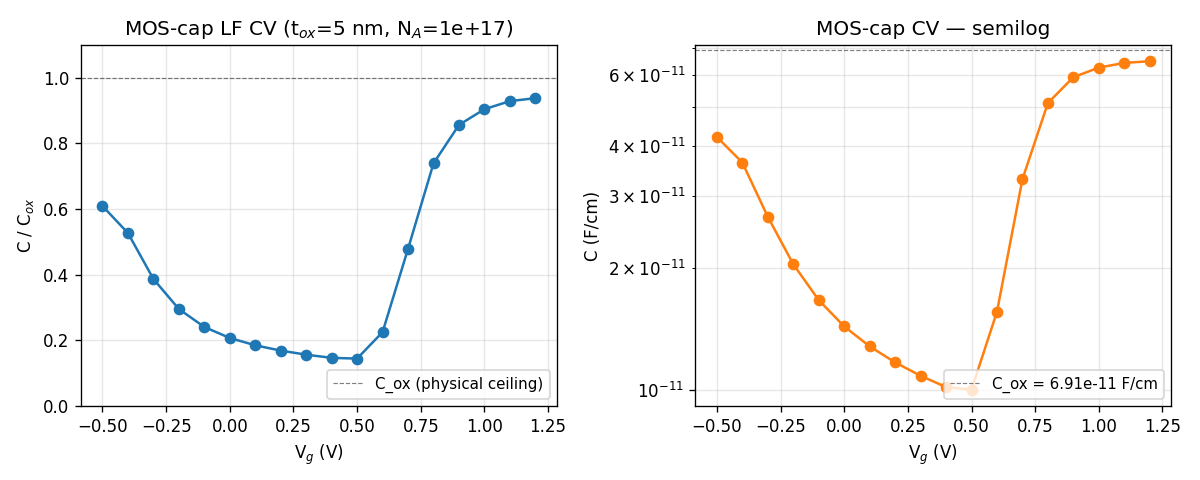

Generate this figure with Python:
"""
Example 03 — MOS capacitor CV sweep (quasi-static / low-frequency).

Baseline geometry: p-Si body (Na = 1e17) / 5 nm SiO2 / metal gate.
Sweeps Vg from -0.5 V to +1.2 V and computes capacitance via DeviceSolver.cv_sweep()
(charge integration + central-difference dQ/dV).

Produces:
  - a Vg vs C table on stdout
  - examples/03_mos_cv.png with (a) linear C-Vg, (b) log-scale C-Vg

Run:
    python examples/03_mos_cv.py
"""
from __future__ import annotations
import numpy as np
from opentcad.device.solver import DeviceSolver
from opentcad.geometry.formats import Material
from opentcad.geometry.structure import Structure
from opentcad.materials.database import load_material


N_A = 1e17
T_OX_UM = 0.005          # 5 nm
WIDTH_UM = 1.0
EPS_OX_R = 3.9
EPS_0_F_CM = 8.854e-14
C_OX = EPS_OX_R * EPS_0_F_CM / (T_OX_UM * 1e-4) * (WIDTH_UM * 1e-4)


def build_mos_cap():
    return (Structure(width_um=WIDTH_UM, name="mos_cap_cv")
            .add_substrate("p_body", 0.5, Material.SI, doping_Na=N_A)
            .add_layer("oxide", T_OX_UM, Material.SIO2)
            .add_contact("body", 0.0, WIDTH_UM, "p_body", surface="bottom")
            .add_contact("gate", 0.0, WIDTH_UM, "oxide", surface="top"))


def main():
    print("Building structure + mesh...")
    mf = build_mos_cap().to_meshfield(mesh_size_um=0.02)
    print(f"  mesh: {mf.n_cells} triangles, {mf.n_points} nodes")
    print(f"  expected C_ox: {C_OX:.3e} F/cm")

    print("\nRunning quasi-static CV sweep...")
    solver = DeviceSolver(mf, {"Silicon": load_material("Si"),
                               "SiO2":    load_material("SiO2")})
    V, C = solver.cv_sweep("gate", "body", -0.5, +1.2, 0.1)
    V = np.asarray(V); C = np.asarray(C)

    print(f"\n  {'Vg (V)':>8}  {'C (F/cm)':>14}  {'C/C_ox':>7}")
    for v, c in zip(V, C):
        print(f"  {v:+8.3f}  {c:14.3e}  {c/C_OX:7.3f}")

    try:
        import matplotlib.pyplot as plt
    except ImportError:
        print("\n  (matplotlib not installed - skipping plot)")
        return

    fig, axes = plt.subplots(1, 2, figsize=(10, 4))

    axes[0].plot(V, C / C_OX, "o-", color="tab:blue")
    axes[0].axhline(1.0, color="k", ls="--", lw=0.7, alpha=0.5,
                    label="C_ox (physical ceiling)")
    axes[0].set_xlabel("V$_g$ (V)")
    axes[0].set_ylabel("C / C$_{ox}$")
    axes[0].set_title(f"MOS-cap LF CV (t$_{{ox}}$={T_OX_UM*1000:.0f} nm, "
                       f"N$_A$={N_A:.0e})")
    axes[0].grid(True, alpha=0.3)
    axes[0].legend(loc="lower right", fontsize=9)
    axes[0].set_ylim(0, 1.1)

    axes[1].semilogy(V, C, "o-", color="tab:orange")
    axes[1].axhline(C_OX, color="k", ls="--", lw=0.7, alpha=0.5,
                    label=f"C_ox = {C_OX:.2e} F/cm")
    axes[1].set_xlabel("V$_g$ (V)")
    axes[1].set_ylabel("C (F/cm)")
    axes[1].set_title("MOS-cap CV — semilog")
    axes[1].grid(True, alpha=0.3, which="both")
    axes[1].legend(loc="lower right", fontsize=9)

    fig.tight_layout()
    out = "examples/03_mos_cv.png"
    fig.savefig(out, dpi=120)
    print(f"\n  plot saved to {out}")


if __name__ == "__main__":
    main()
